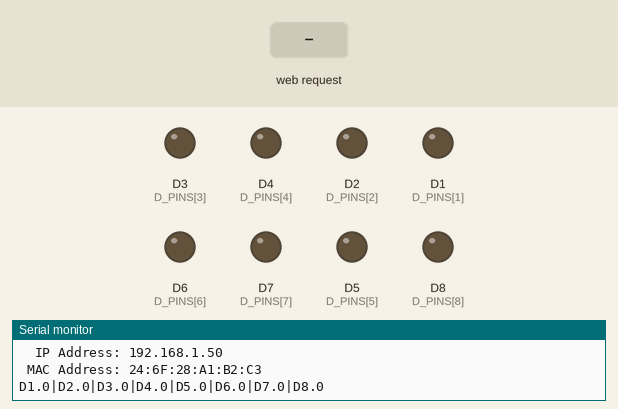
Recording of a sketch running on a simulated ESP8266 (NodeMCU). Parts: output pins drawn as LEDs (lit = HIGH), the last lines printed to the serial monitor. The inputs (shaded band) are chosen by the test bench. WiFi joins after 1.5 s; servers stay silent unless stated.

Above: at 3.2 s.
3.3 s: HTTP request GET /TOGGLE?PIN=1 received
At 3.9 s:
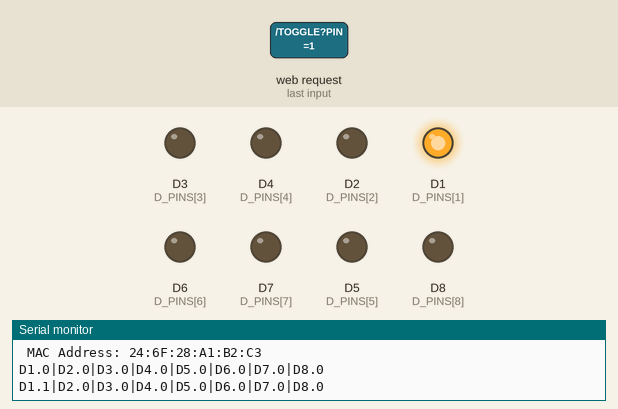
Timing chart, 0 to 6.3 s (numbered marks = the images above; inputs shaded):
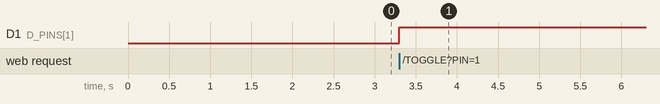

Measured:
- after the input at 3.3 s, D1 (D_PINS[1]): LOW → HIGH at once

The sketch:

web_server.ino
```cpp
#include <ESP8266WiFi.h>
#include <ESP8266WebServer.h>

ESP8266WebServer server;
char* ssid = "BLOCK";
char* password = "q2T3dXPN";

void TOGGLE_PIN();
int  PIN      = 0;
int  D_PINS[] = {D0, D1, D2, D3, D4, D5, D6, D7, D8};
bool S_PINS[] = {false, false, false, false, false, false, false, false, false};

size_t N_PINS = sizeof D_PINS / sizeof D_PINS[0];

char* webpage PROGMEM = R"=====(
  <!DOCTYPE html>
  <html lang="pt-br">

  <head>
      <meta http-equiv="Content-Type" content="text/html; charset=UTF-8" />
      <meta name="viewport" content="viewport-fit=auto, initial-scale=1" />

      <title>BLOCK</title>
      <meta name="title" content="BLOCK" property="og:title" />
      <meta name="author" content="Isaque Costa" />
      <meta name="description" content="IdeYou - Acelerando Ideias!" />

      <link rel="shortcut icon" href="https://cdn.ideyou.com.br/assets/favicons/favicon.png" />
      <link rel="apple-touch-icon" href="https://cdn.ideyou.com.br/assets/favicons/touch-icon-iphone.png" />
      <link rel="apple-touch-startup-image" href="https://cdn.ideyou.com.br/assets/favicons/launch_logo.png" />

      <link href="https://cdn.ideyou.com.br/assets/css/main-styles.css" rel="stylesheet" />
      <link href="https://cdn.ideyou.com.br/assets/css/mobile-styles.css" rel="stylesheet" />
      <link href="https://fonts.googleapis.com/css?family=Open+Sans:400,700%7CPoppins:400,500" rel="stylesheet" />
  </head>

  <body class="bg-danger">
      <div class="main-area">
          <span>
              <h1>STOP</h1>
              <h5>Who the fuck are you?</h5>
          </span>
          <img src="https://cdn.ideyou.com.br/assets/errorcodes/401.svg">
          <button class="btn" onclick="TOGGLE()">CALL 911 NOW!!!</button>
      </div>
  </body>

  <script>
    function TOGGLE(PIN)
    {
      let xhr = new XMLHttpRequest();
      xhr.open("POST", "/TOGGLE", true);
      xhr.setRequestHeader("Content-Type", "application/x-www-form-urlencoded");
      xhr.send(`PIN=${PIN}`);
    };
    // document.addEventListener('DOMContentLoaded', sendRequest, false);
  </script>

  </html>)=====";


void setup()
{
  Serial.begin(115200);
  WiFi.begin(ssid, password);

  while (WiFi.status() != WL_CONNECTED)
  {
    delay(1000);
    Serial.println('.');
  }

  Serial.println();
  Serial.print(" Conected to ");
  Serial.print(ssid);
  Serial.println(".");

  Serial.print("  IP Address: ");
  Serial.println(WiFi.localIP());

  Serial.print(" MAC Address: ");
  Serial.println(WiFi.macAddress());

  for (int i = 1; i < N_PINS; i++) {
    pinMode(D_PINS[i], OUTPUT);
    digitalWrite(D_PINS[i], S_PINS[i]);

    Serial.print("D");
    Serial.print(i);
    Serial.print(".");
    Serial.print(S_PINS[i]);
    if (i + 1 != N_PINS)
      Serial.print("|");
  }
  Serial.println();

  server.on("/", []() {
    server.send_P(200, "text/html", webpage);
  });
  server.on("/TOGGLE", TOGGLE_PIN);
  server.begin();
}

void loop()
{
  server.handleClient();
}

void TOGGLE_PIN()
{
  PIN = server.arg("PIN").toInt();

  if (D_PINS[PIN]) {
    S_PINS[PIN] = !S_PINS[PIN];
    digitalWrite(D_PINS[PIN], S_PINS[PIN]);

    for (int i = 1; i < N_PINS; i++) {
      Serial.print("D");
      Serial.print(i);
      Serial.print(".");
      Serial.print(S_PINS[i]);
      if (i + 1 != N_PINS)
        Serial.print("|");
    }
    Serial.println();
  } else {
    Serial.print("PIN D");
    Serial.print(PIN);
    Serial.println(" not available.");
  }

  delay(1);
  server.send(200, "text/plain", "OK");
}
```
